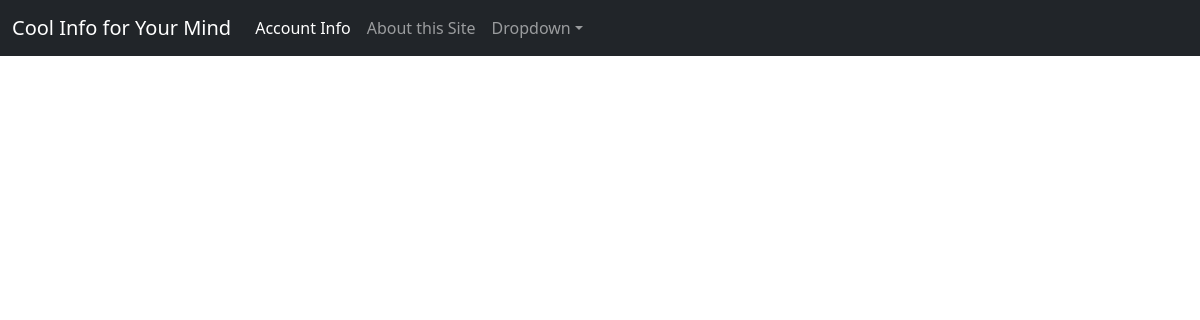
The app's page /allusers, older data.
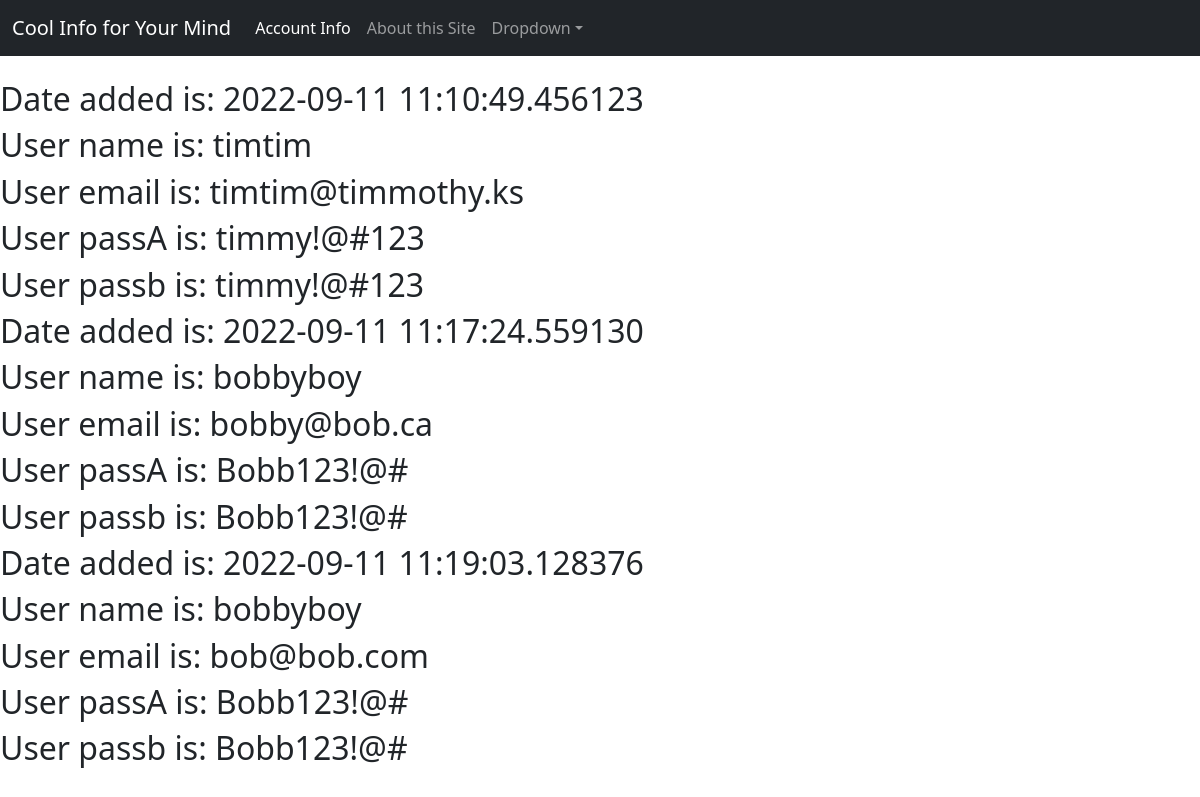
The same page, newer data.
### infoweb_app.py (models this page shows, shortened)
class Patrons(sqldb.Model):
    __tablename__ = 'users'
    id = sqldb.Column(sqldb.Integer, primary_key=True)
    username = sqldb.Column(sqldb.String(100), nullable=False)
    email = sqldb.Column(sqldb.String(80), unique=True, nullable=False)
    passworda = sqldb.Column(sqldb.String(100), nullable=False)
    passwordb = sqldb.Column(sqldb.String(100), nullable=False)
    date = sqldb.Column(sqldb.DateTime(timezone=True),
                           server_default=func.now())

### infoweb_app.py (the view)
@app.route('/allusers', methods=['GET', 'POST'])
def allusers():
    updated_users = Patrons.query.order_by(Patrons.date)
    return render_template('allusers.html', title='All Users', updated_users = updated_users)

### templates/allusers.html
{%extends 'layout.html'%}
{%block contentA%}
    {% for users in updated_users %}
    <h2> Date added is: {{ users.date }} </h2>
    <h2> User name is: {{ users.username }} </h2>
    <h2> User email is: {{ users.email }} </h2>
    <h2> User passA is: {{ users.passworda }} </h2>
    <h2> User passb is: {{ users.passwordb }} </h2>
    {% endfor %}
{%endblock contentA%}

### templates/layout.html (shortened to what this page needs)
<!DOCTYPE html>
<html lang="en">
    <head>
        <link href="https://cdn.jsdelivr.net/npm/bootstrap@5.0.2/dist/css/bootstrap.min.css" rel="stylesheet">
    </head>
    <body>
        {% include 'navigation.html' %}
        <br/>
        <div class="containerA">
            {%block contentA%}
            {%endblock contentA%}
        </div>
    </body>
</html>

### templates/navigation.html (shortened to what this page needs)
<nav class="navbar navbar-expand-lg navbar-dark bg-dark">
  <div class="container-fluid">
    <a class="navbar-brand" href="{{url_for('home')}}">Cool Info for Your Mind</a>
    <div class="collapse navbar-collapse" id="navbarSupportedContent">
      <ul class="navbar-nav me-auto mb-2 mb-lg-0">
        <li class="nav-item">
          <a class="nav-link active" aria-current="page" href="{{url_for('account')}}">Account Info</a>
        </li>
        <li class="nav-item">
          <a class="nav-link" href="{{url_for('about')}}">About this Site</a>
        </li>
        <li class="nav-item dropdown">
          <a class="nav-link dropdown-toggle" data-bs-toggle="dropdown" href="#" role="button" data-toggle="dropdown" aria-haspopup="true" aria-expanded="false">Dropdown</a>
        </li>
      </ul>
    </div>
  </div>
</nav>

Row changes from the older to the newer data that the page shows:
added Patrons: date "2022-09-11 11:10:49.456123", username "timtim", email "timtim@timmothy.ks", passworda "timmy!@#123", passwordb "timmy!@#123"
added Patrons: date "2022-09-11 11:17:24.559130", username "bobbyboy", email "bobby@bob.ca", passworda "Bobb123!@#", passwordb "Bobb123!@#"
added Patrons: date "2022-09-11 11:19:03.128376", username "bobbyboy", email "bob@bob.com", passworda "Bobb123!@#", passwordb "Bobb123!@#"
